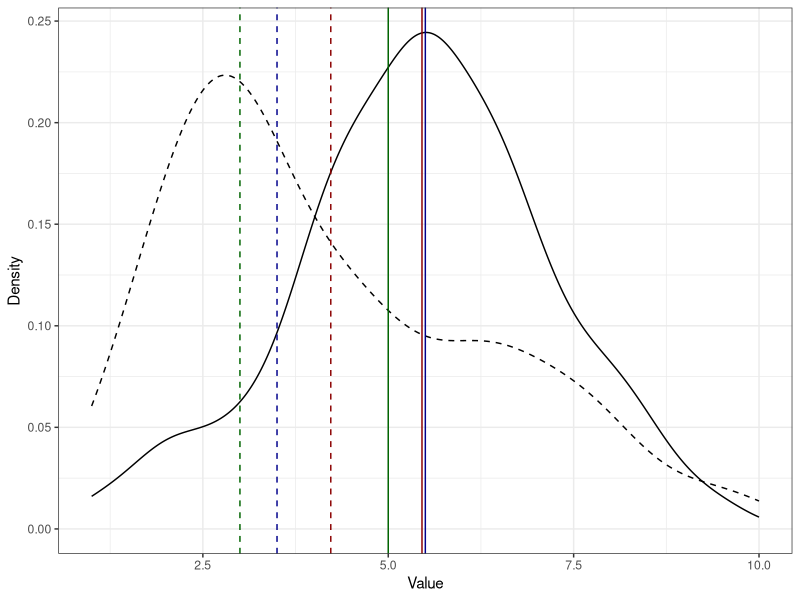

Write R code to recreate this figure.
## ---- chunk 1
x <- c(1,3,4,6,4,2,4,3,2,4,1)
## ---- chunk 2
table(x)
## ---- chunk 3
median(x)
## ---- chunk 4
mean(x)
## ---- chunk 5
# mode function
mode <- function(x) {
  values <- sort(unique(x))
  freqs <- tabulate(x)
  which(freqs == max(freqs))
}
## ---- chunk 6
mode(x) # кастомная функция, отсутствует в R
median(x)
mean(x)
## ---- chunk 7
library(ggplot2)
theme_set(theme_bw())
set.seed(108)
symm <- sample(
  x = seq(1, 10, 0.5),
  size = 200,
  replace = TRUE,
  prob = c(
    .05,
    .05,
    .07,
    .1,
    .1,
    .15,
    .20,
    .30,
    .35,
    .5,
    .35,
    .30,
    .20,
    .15,
    .1,
    .1,
    .07,
    .05,
    .05
  )
)
asymm <- sample(
  x = seq(1, 10, 0.5),
  size = 200,
  replace = TRUE,
  prob = c(
    .1,
    .2,
    .25,
    .4,
    .5,
    .5,
    .4,
    .35,
    .3,
    .25,
    .2,
    .25,
    .2,
    .15,
    .1,
    .1,
    .07,
    .05,
    .05
  )
)
graph1 <- ggplot(NULL) +
  geom_density(aes(symm)) +
  geom_density(aes(asymm), linetype = 'dashed') +
  geom_vline(xintercept = mean(symm), color = 'darkred') +
  geom_vline(xintercept = median(symm), color = 'darkblue') +
  geom_vline(xintercept = mode(symm), color = 'darkgreen') +
  geom_vline(xintercept = mean(asymm), color = 'darkred', linetype = 'dashed') +
  geom_vline(xintercept = median(asymm), color = 'darkblue', linetype = 'dashed') +
  geom_vline(xintercept = mode(asymm), color = 'darkgreen', linetype = 'dashed') +
  labs(x = 'Value',
       y = 'Density')
graph1  
